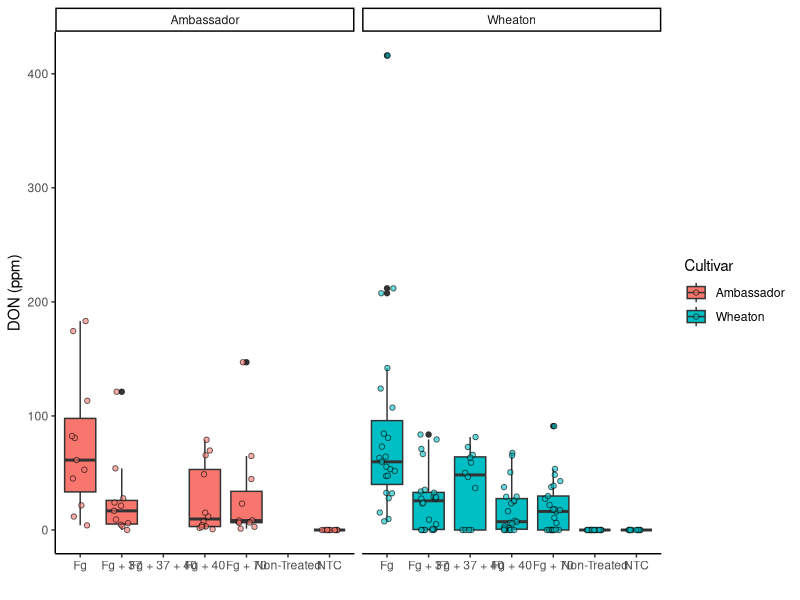
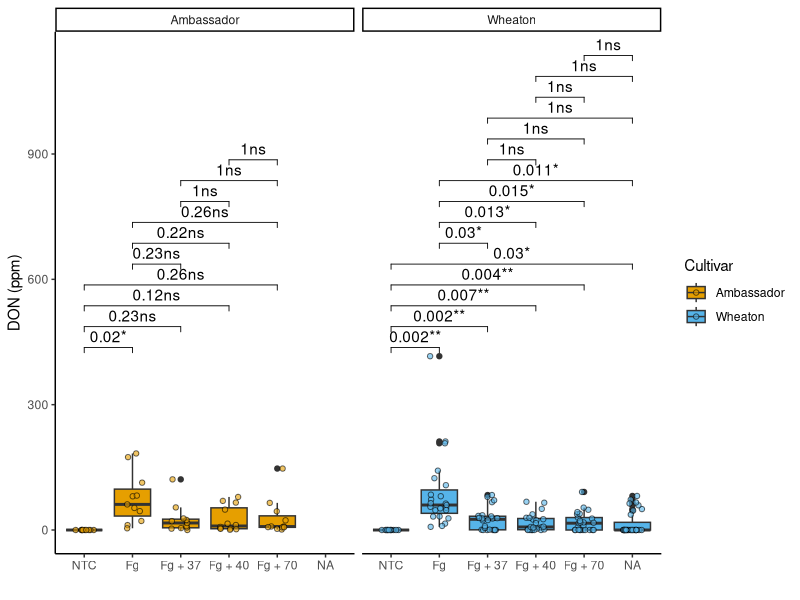
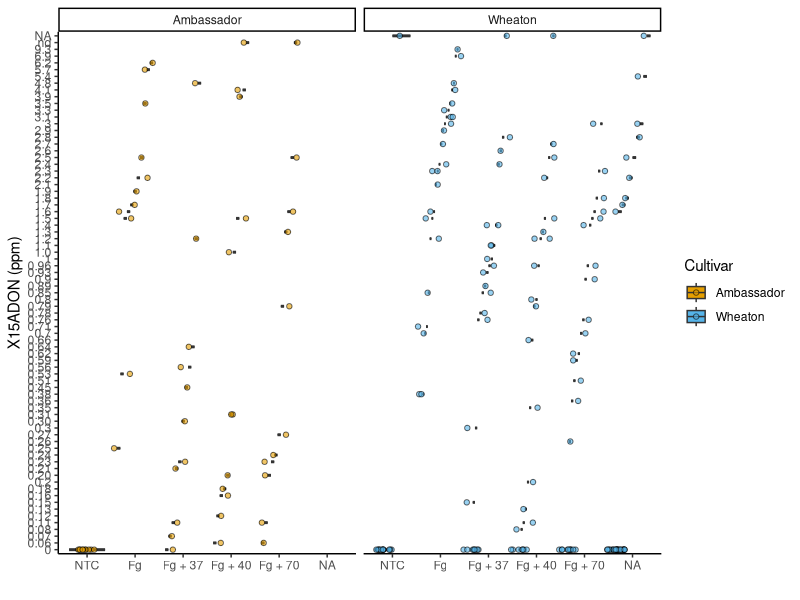
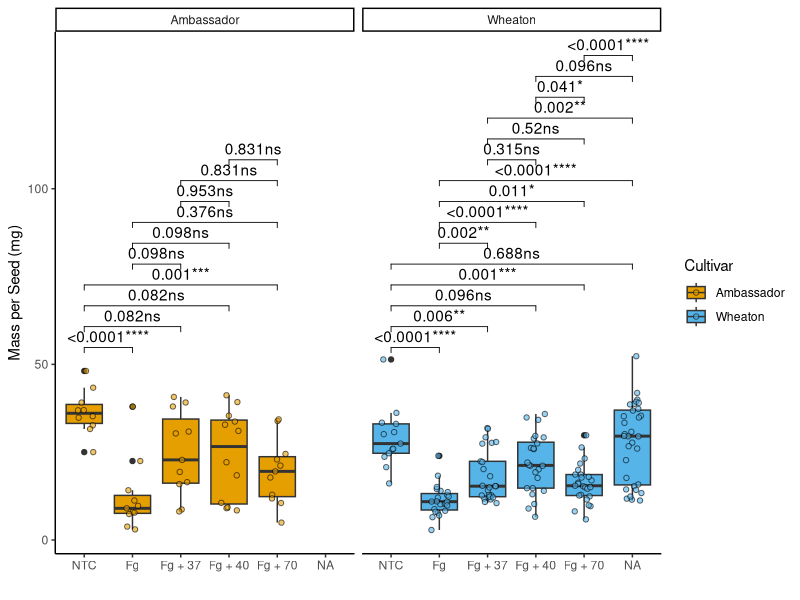
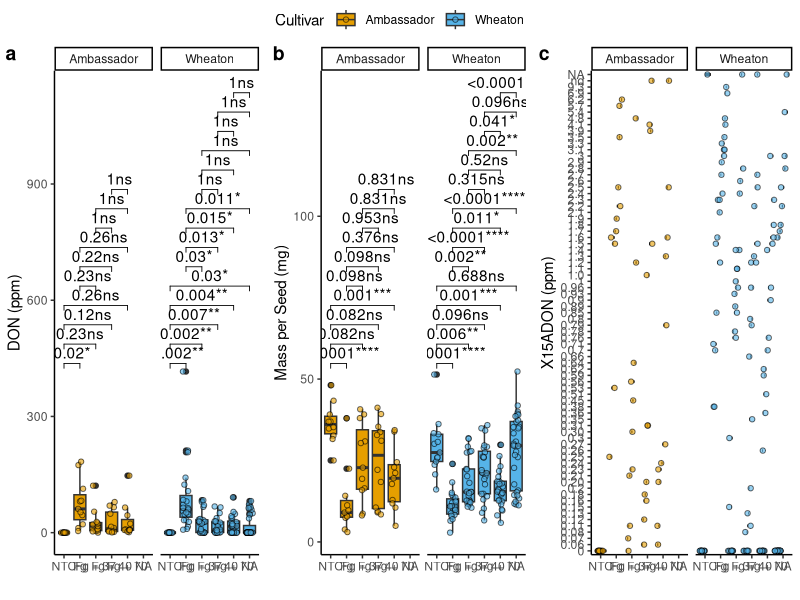

These figures' R source, in order:
#### Coding Challenge 3 - Advanced Visualization ####
# student: Derek Anderson
# date: 2025-02-11
# location: https://github.com/dbanderson1/plpa_6820_assignments/blob/main/Coding_Challenge_3.R
# first, install ggplot2, which is in tidyverse
install.packages("tidyverse")
library(tidyverse)
# this time we will also add ggpubr which will allow us to integrate some stats into our figures
install.packages("ggpubr")
library(ggpubr)
# we will add ggrepel to label points as well. it will also help with figure design and consistency.
# we should also strive for color blind pallets
install.packages("ggrepel")
library(ggrepel)


# second, load the data
mycotoxin_csv <- read.csv("MycotoxinData.csv", na.strings = "na")

# we can define our color blind palette as a vector #
cbbPalette <- c("#000000", "#E69F00", "#56B4E9", "#009E73", "#F0E442", "#0072B2", "#D55E00", "#CC79A7")

### 1.	5pts. Using ggplot, create a boxplot of DON by Treatment so that the plot looks like the image below. - complete
## a.	Jitter points over the boxplot and fill the points and boxplots Cultivar with two colors from the cbbPallete introduced last week. -complete
## b.	Change the transparency of the jittered points to 0.6. -complete
## c.	The y-axis should be labeled "DON (ppm)", and the x-axis should be left blank. -complete
## d.	The plot should use a classic theme - complete
## e.	The plot should also be faceted by Cultivar - complete

ggplot(mycotoxin_csv, aes(x = Treatment, y = DON, fill = Cultivar)) +
  geom_boxplot(position = "dodge") +
  geom_point(position = position_jitterdodge(), shape = 21, color = "#000000", alpha = 0.6) +
  facet_wrap(~ Cultivar) +
  ylab("DON (ppm)") +
  xlab("") +
  scale_color_manual(values = cbbPalette) +
  theme_classic() 

### 2.	4pts. Change the factor order level so that the treatment “NTC” is first, followed by “Fg”, “Fg + 37”, “Fg + 40”, and “Fg + 70." -conmplete
mycotoxin_csv$Treatment <- factor(mycotoxin_csv$Treatment, levels = c("NTC", "Fg", "Fg + 37", "Fg + 40", "Fg + 70"))

### 3.	5pts. Change the y-variable to plot X15ADON and MassperSeed_mg. The y-axis label should now be “15ADON” and “Seed Mass (mg)”. Save plots made in questions 1 and 3 into three separate R objects.
# boxplot with treatment by DON
treatment.DON <- ggplot(mycotoxin_csv, aes(x = Treatment, y = DON, fill = Cultivar)) +
  geom_boxplot(position = "dodge") +
  geom_point(position = position_jitterdodge(), shape = 21, color = "#000000", alpha = 0.6) +
  geom_pwc(aes(group = Treatment), method = "t_test", label = "{p.adj.format}{p.adj.signif}") +
  facet_wrap(~ Cultivar) +
  ylab("DON (ppm)") +
  xlab("") +
  theme_classic() +
  scale_fill_manual(values = c("#E69F00", "#56B4E9")) 
  

treatment.DON

# boxplot treatment by X15ADON
treatment.X15ADON <- ggplot(mycotoxin_csv, aes(x = Treatment, y = X15ADON, fill = Cultivar)) +
  geom_boxplot(position = "dodge") +
  geom_point(position = position_jitterdodge(), shape = 21, color = "#000000", alpha = 0.6) +
  geom_pwc(aes(group = Treatment), method = "t_test", label = "{p.adj.format}{p.adj.signif}") +
  facet_wrap(~ Cultivar) +
  ylab("X15ADON (ppm)") +
  xlab("") +
  scale_fill_manual(values = c("#E69F00", "#56B4E9")) +
  theme_classic() 

treatment.X15ADON

# boxplot treatment by MassperSeed_mg
treatment.massperseed_mg <- ggplot(mycotoxin_csv, aes(x = Treatment, y = MassperSeed_mg, fill = Cultivar)) +
  geom_boxplot(position = "dodge") +
  geom_point(position = position_jitterdodge(), shape = 21, color = "#000000", alpha = 0.6) +
  geom_pwc(aes(group = Treatment), method = "t_test", label = "{p.adj.format}{p.adj.signif}") +
  facet_wrap(~ Cultivar) +
  ylab("Mass per Seed (mg)") +
  xlab("") +
  scale_fill_manual(values = c("#E69F00", "#56B4E9")) +
  theme_classic() 

treatment.massperseed_mg

### 4.	5pts. Use ggarrange function to combine all three figures into one with three columns and one row. Set the labels for the subplots as A, B and C. Set the option common.legend = T within ggarage function. What did the common.legend option do?
## a.	HINT: I didn’t specifically cover this in the tutorial, but you can go to the help page for the ggarange function to figure out what the common.legend option does and how to control it. 
# Arrange multiple ggplot objects into a single figure
figure1 <- ggarrange(
  treatment.DON,  
  treatment.massperseed_mg, 
  treatment.X15ADON,  
  labels = "auto",  
  nrow = 1,  
  ncol = 3,  
  common.legend = TRUE
)

figure1

# 5.	5pts. Use geom_pwc() to add t.test pairwise comparisons to the three plots made above. Save each plot as a new R object, and combine them again with ggarange as you did in question 4. Your final plot should look something like this. 
# - complete